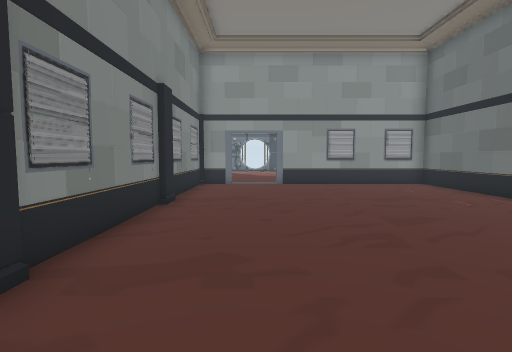
view 1 (above)

22 first-person views from a walk through a Unity game level. The camera is 1.2 m above the floor, tilts 4° down and sees 85° across. The floor is counted in squares, 1 m on a side. Each view is taken from the middle of a square. On the plan, view 1 faces up. The plan holds only what a view shows up to about 13 squares ahead; the rest is blank. The place goes on beyond the plan. The player is left out. Door leaves are left out, so doorways stand open.

view 2
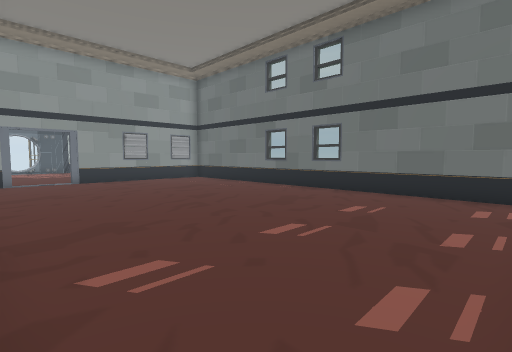

view 3
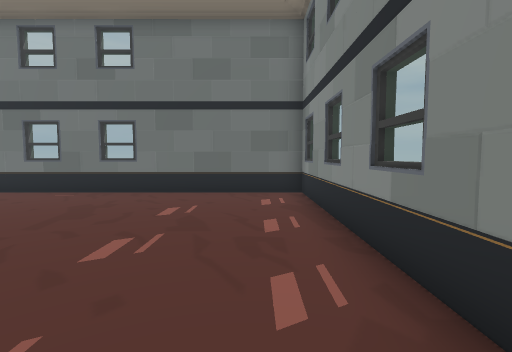

view 4
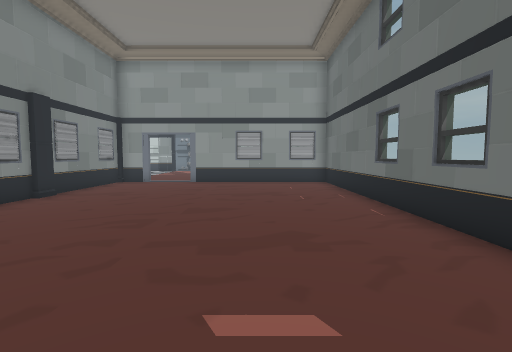

view 5
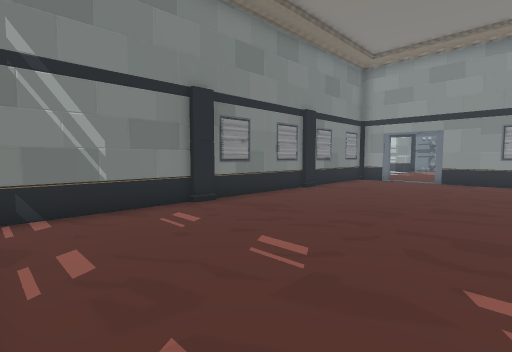

view 6
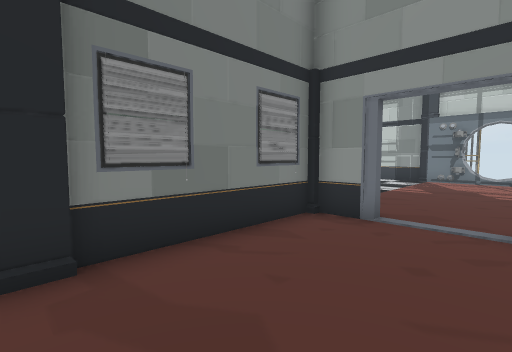

view 7
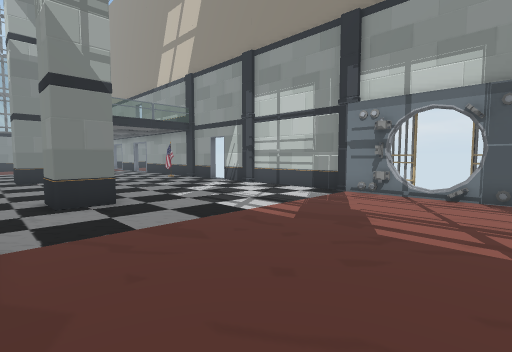

view 8
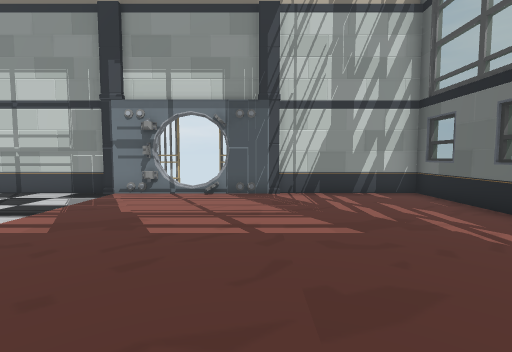

view 9
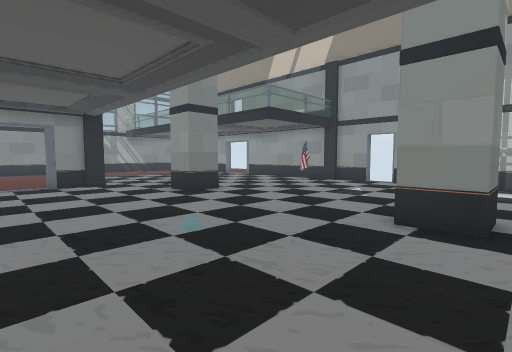

view 10
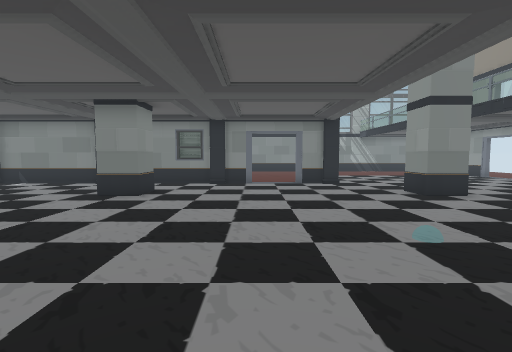

view 11
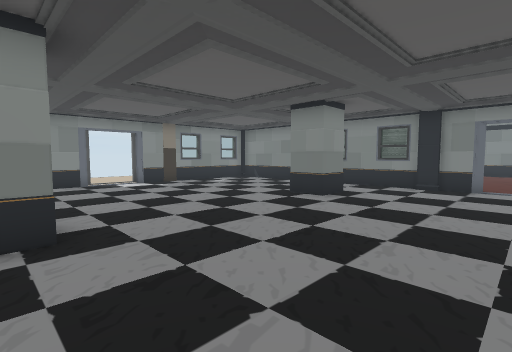

view 12
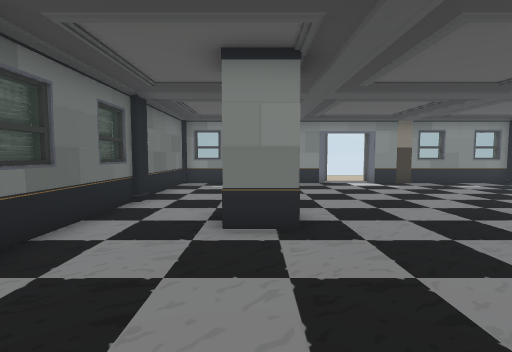

view 13
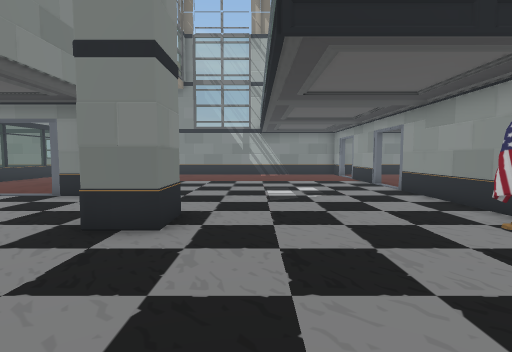

view 14
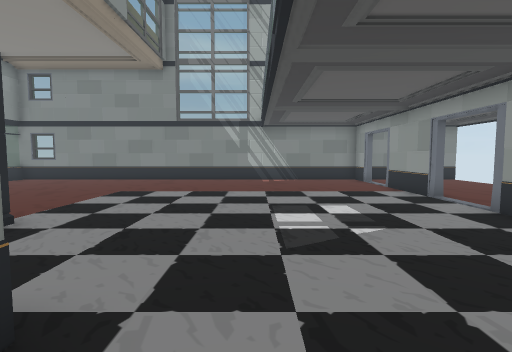

view 15
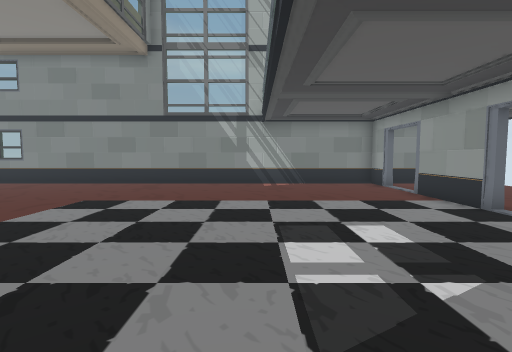

view 16
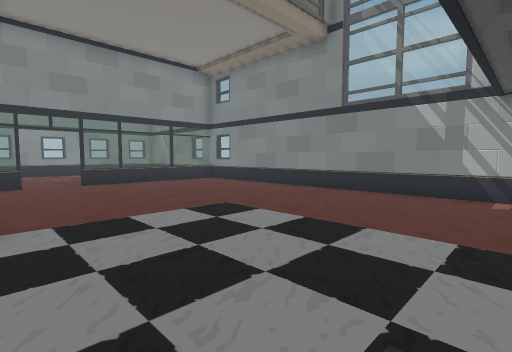

view 17
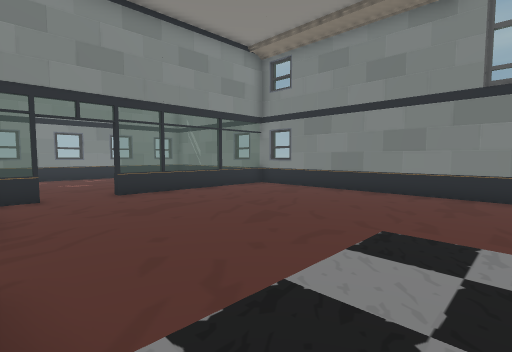

view 18
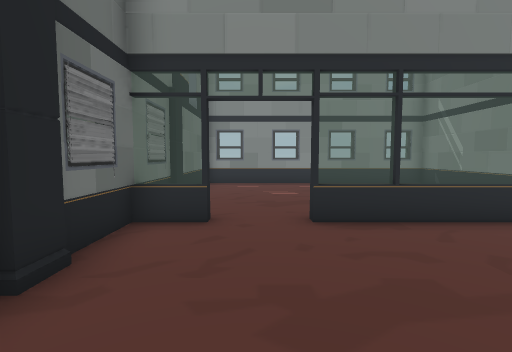

view 19
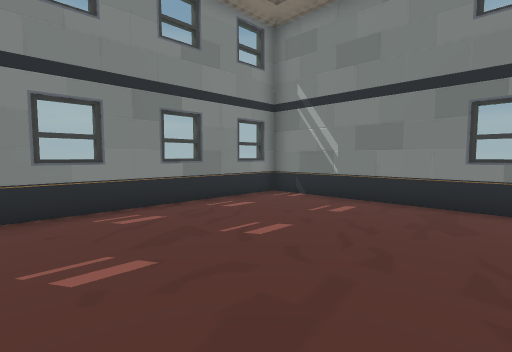

view 20
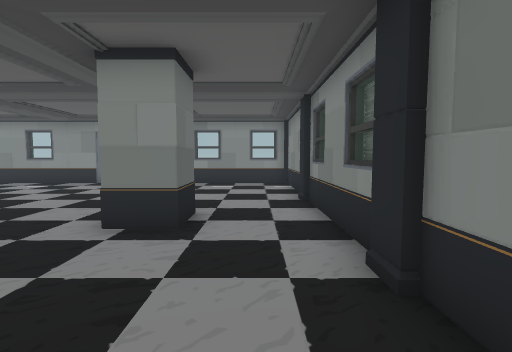

view 21
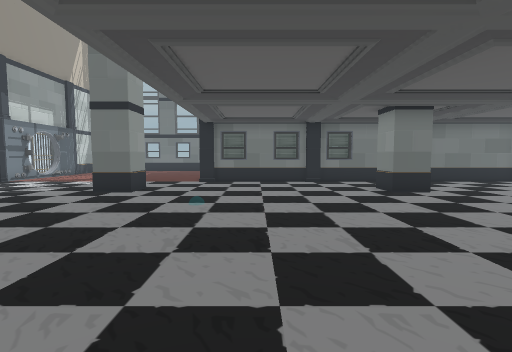

view 22
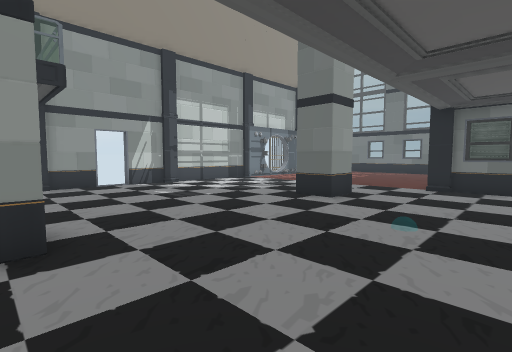

### Floor plan
Key: @ floor where view 1 was taken; # wall or solid block; . floor; / step, stairs or slope; D open door; = window, fence, low wall or low ledge; O other object.
Columns run from 28 left of view 1 to 8 right of it. Each row starts with its distance up from view 1.
 22 ##D.D##D.D#####O##D#O####ODD/########
 21 #......D.................DDD.......=
 20 #........................DDD.......##
 19 #..................................=#
 18 #..................................
 17 #..................................
 16 #.................................
 15 #............OO......OO..........
 14 #.............................
 13 #.........O..............O.....
 12 #.........OO.............O#D.D##=#=#
 11 #.........D..............=.........#
 10 #........................#.........#
  9 #.........D..............=.........#
  8 #.........O..............#.........#
  7 #.........OO.............OO........##
  6 =.........=..............=.........=
  5 #======D.D#... ......  ..#.........##
  4 =......D.D=... ..........=.........=#
  3 #.........#..............#.........##
  2 #.........OO.............OO........#
  1 #.........#..............#.........#
  0 #.........DD.............#..@......#
 -1 #.........D..............#.........#
 -2 #.........O..............O.........#
 -3 ##=#=##=#=##=#=##DDD##=#=#  #=##=#=#

Positions as (right, up) in squares from view 1, and headings:
1: (0, 0), facing up
2: (-2, -2), facing up-right
3: (-2, -1), facing right
4: (4, -1), facing up
5: (4, -2), facing up-left
6: (1, 7), facing up-left
7: (2, 13), facing up-left
8: (2, 13), facing up
9: (-5, 9), facing up-left
10: (-5, 9), facing left
11: (-6, 10), facing down-left
12: (-6, 10), facing down
13: (-9, 17), facing left
14: (-13, 17), facing left
15: (-15, 17), facing left
16: (-18, 18), facing down-left
17: (-18, 14), facing down-left
18: (-20, 10), facing down
19: (-20, 4), facing down-left
20: (-16, 10), facing down
21: (-16, 10), facing right
22: (-14, 10), facing up-right
